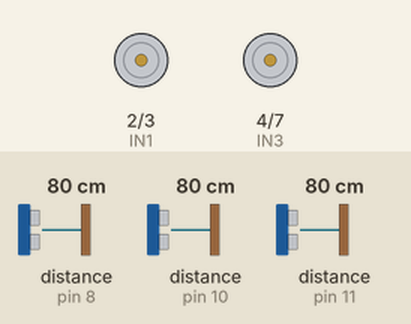
Bench run of a sketch on a simulated Arduino Uno, built with avr-gcc and run on an emulated ATmega328P. Parts: motor-driver pin pairs drawn as motors (green arrow = first pin HIGH = forward, orange = second pin HIGH = backward, longer = more drive, scaled by the enable pin). The inputs (shaded band) are chosen by the test bench; at power-on: distance to the obstacle (sensors on pin 8, pin 10, pin 11) 80 cm. What the sketch prints to the serial monitor is not drawn.

Above: at 0.1 s.
At 0.7 s:
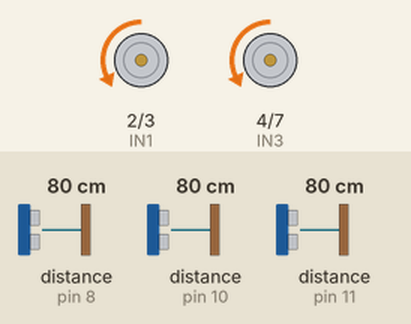
Timing chart, 0 to 2.9 s (numbered marks = the images above):
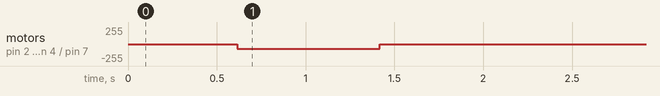

The sketch:

2023_01_03_Angle_Calculator_.ino
```cpp
#include <NewPing.h>    //NewPing(초음파 라이브러리) 선언

NewPing sonar[3] =
{
  NewPing (8, 8, 500),
  NewPing (10, 10, 500),
  NewPing (11, 11, 500),
};

#define IN1 2// 1번째 모터
#define IN2 3// 1번째 모터
#define ENA 5// 1번째 모터  PWM제어

#define IN3 4   // 2번째 모터
#define IN4 7   // 2번째 모터
#define ENB 6   // 2번째 모터 PWM제어
int speed = 0;

double F_distance =0;
double L_distance =0;
double R_distance =0;


void motor_control_l(int direction, int speed1, int speed2)    //방향 속도 1: 전진 2: 후진 3: 정지
{
  switch(direction)
  {
    case 1: digitalWrite(IN1, HIGH);
            digitalWrite(IN2, LOW);
            digitalWrite(IN3, HIGH);
            digitalWrite(IN4, LOW);
            analogWrite(ENA, speed1);
            analogWrite(ENB, speed2);// 0-255까지 입력
            break;

    case 2: digitalWrite(IN1, LOW);
            digitalWrite(IN2, HIGH);
            digitalWrite(IN3, LOW);
            digitalWrite(IN4, HIGH);
            analogWrite(ENA, speed1);
            analogWrite(ENB, speed2);
            break;

    case 3: digitalWrite(IN1,LOW);
            digitalWrite(IN2,LOW);
            digitalWrite(IN3,LOW);
            digitalWrite(IN4,LOW);
            analogWrite(ENA, 0);
            analogWrite(ENA, 0);
            break;

  }
}
void Ang_Calcul()
{
      Serial.println();

  double dist =0;
  double disf1=0;
  double disf3=0;
  double disf2=0;
  double disf4=0;
  double ang =0;
   delay(300);
   F_distance = sonar[0].ping_cm() * 10;
   R_distance = sonar[1].ping_cm() * 10;
   L_distance = sonar[2].ping_cm() * 10;

    delay(300);
    dist=F_distance;
    disf2=L_distance;
    motor_control_l(2,70,70);
    delay(800);
    motor_control_l(2,0,0);
    delay(300);
    L_distance = sonar[1].ping_cm() * 10;
    F_distance = sonar[0].ping_cm() * 10;
   disf2=F_distance;
    disf4=R_distance;
    disf1 = dist - disf2;
        Serial.print("F_Total\t:\t");
        Serial.print(dist);
        Serial.println();
        Serial.print("F_D1\t:\t");
        Serial.print(disf1);
        Serial.println();
        Serial.print("F_D2\t:\t");
        Serial.print(disf2);
        Serial.println();
        Serial.print("L_D1\t:\t");
        Serial.print(disf2);
        Serial.println();
        Serial.print("L_D2\t:\t");
        Serial.print(disf4);
        Serial.println();
        Serial.println();
        ang=atan((disf2-disf4)/dist);
        ang= ang * 180 /3.1415;
        Serial.println();
        Serial.println();
        Serial.println();
        Serial.print("Angle \t:\t");
        Serial.println(ang);

}


void setup()
{
    pinMode(IN1, OUTPUT);
    pinMode(IN2, OUTPUT);
    pinMode(IN3, OUTPUT);
    pinMode(IN4, OUTPUT);
    Serial.begin(115200);

    Ang_Calcul();

}

void loop()

{


}
```
